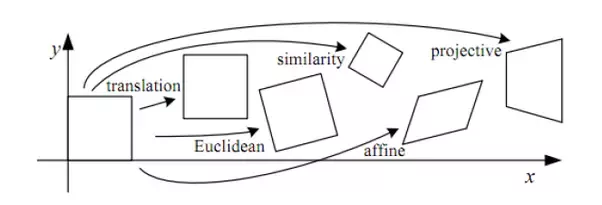
#> input picture drafts/Vision/main-qimg-78641551c6a08342414ad8a6b8f6698c.webp, 602 x 205 px
$ python -i enhancing.py   (imports and definitions only)   (older library calls are emulated)
#> lines starting #> are read from the running program, lines starting #| are printed output that depends on the picture
#> further down, picture is the input picture: shape (205, 602, 3); mean B, G, R 243.6, 243.3, 243.5


import cv2

# Saliency map:
saliency = cv2.saliency.StaticSaliencyFineGrained_create()
# [1 line that did not run here, left out]

saliency_spectral = cv2.saliency.StaticSaliencySpectralResidual_create()

# [1 line that did not run here, left out]

# if we would like a *binary* map that we could process for contours,
# compute convex hull's, extract bounding boxes, etc., we can
# additionally threshold the saliency map
# [2 lines that did not run here, left out]

# SOBEL edge detector
from scipy import ndimage
from skimage import exposure

# [1 line that did not run here, left out]
# [1 line that did not run here, left out]
# [1 line that did not run here, left out]


# [21 lines left out: functions get_gradient, auto_canny, not called in this run]


# [4 lines not run here, left out]


# [38 lines left out: functions contrast_stretch, adjust_gamma, _increase_contrast, not called in this run]


def hsv_equalize(image):
    H, S, V = cv2.split(cv2.cvtColor(image, cv2.COLOR_BGR2HSV))
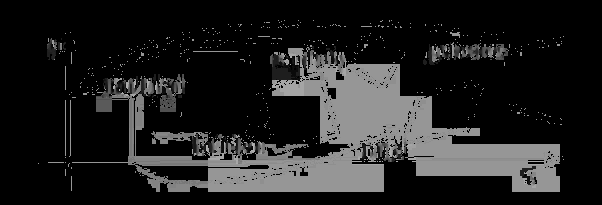
#> H: shape (205, 602); min 0, max 179, mean 32.3
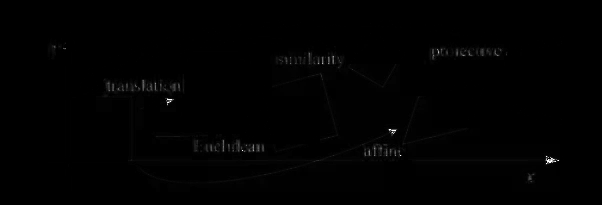
#> S: shape (205, 602); min 0, max 255, mean 1.3
    eq_V = cv2.equalizeHist(V)
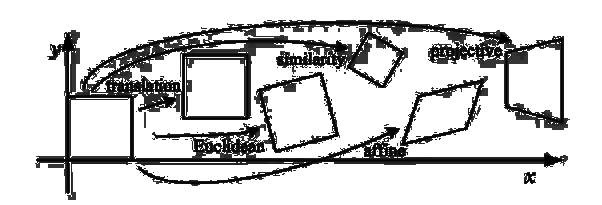
#> eq_V: shape (205, 602); min 0, max 255, mean 207.7
    eq_image = cv2.cvtColor(cv2.merge([H, S, eq_V]), cv2.COLOR_HSV2BGR)
    return eq_image


# Reused image functions:
# [9 lines left out: function equalize_histogram, not called in this run]

>>> import cv2
>>> picture = cv2.imread('../main-qimg-78641551c6a08342414ad8a6b8f6698c.webp')
>>> result = hsv_equalize(picture)
